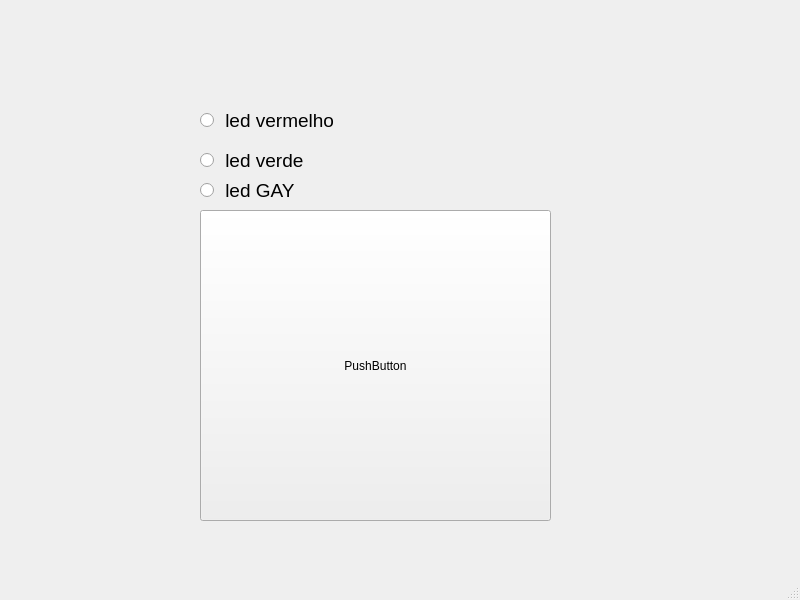
<?xml version="1.0" encoding="UTF-8"?>
<ui version="4.0">
 <class>MainWindow</class>
 <widget class="QMainWindow" name="MainWindow">
  <property name="geometry">
   <rect>
    <x>0</x>
    <y>0</y>
    <width>800</width>
    <height>600</height>
   </rect>
  </property>
  <property name="windowTitle">
   <string>MainWindow</string>
  </property>
  <widget class="QWidget" name="centralwidget">
   <widget class="QRadioButton" name="radioButton">
    <property name="geometry">
     <rect>
      <x>200</x>
      <y>110</y>
      <width>141</width>
      <height>21</height>
     </rect>
    </property>
    <property name="font">
     <font>
      <pointsize>14</pointsize>
     </font>
    </property>
    <property name="text">
     <string> led vermelho</string>
    </property>
   </widget>
   <widget class="QRadioButton" name="radioButton_2">
    <property name="geometry">
     <rect>
      <x>200</x>
      <y>150</y>
      <width>141</width>
      <height>21</height>
     </rect>
    </property>
    <property name="font">
     <font>
      <pointsize>14</pointsize>
     </font>
    </property>
    <property name="text">
     <string> led verde</string>
    </property>
   </widget>
   <widget class="QRadioButton" name="radioButton_3">
    <property name="geometry">
     <rect>
      <x>200</x>
      <y>180</y>
      <width>141</width>
      <height>21</height>
     </rect>
    </property>
    <property name="font">
     <font>
      <pointsize>14</pointsize>
     </font>
    </property>
    <property name="text">
     <string> led GAY</string>
    </property>
   </widget>
   <widget class="QPushButton" name="pushButton">
    <property name="geometry">
     <rect>
      <x>200</x>
      <y>210</y>
      <width>351</width>
      <height>311</height>
     </rect>
    </property>
    <property name="text">
     <string>PushButton</string>
    </property>
   </widget>
  </widget>
  <widget class="QMenuBar" name="menubar">
   <property name="geometry">
    <rect>
     <x>0</x>
     <y>0</y>
     <width>800</width>
     <height>21</height>
    </rect>
   </property>
  </widget>
  <widget class="QStatusBar" name="statusbar"/>
 </widget>
 <resources/>
 <connections/>
</ui>
